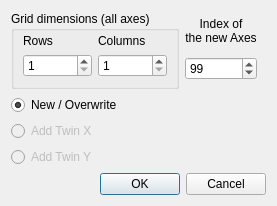
<?xml version="1.0" encoding="UTF-8"?>
<ui version="4.0">
 <class>AddAxesOptions</class>
 <widget class="QDialog" name="AddAxesOptions">
  <property name="geometry">
   <rect>
    <x>0</x>
    <y>0</y>
    <width>262</width>
    <height>197</height>
   </rect>
  </property>
  <property name="windowTitle">
   <string>Plo.Py - Add Axes</string>
  </property>
  <property name="modal">
   <bool>true</bool>
  </property>
  <layout class="QGridLayout" name="gridLayout_2" columnstretch="2,1">
   <item row="0" column="1">
    <widget class="QWidget" name="index_box" native="true">
     <layout class="QVBoxLayout" name="verticalLayout">
      <property name="leftMargin">
       <number>0</number>
      </property>
      <property name="topMargin">
       <number>0</number>
      </property>
      <item>
       <widget class="QLabel" name="index_label">
        <property name="text">
         <string>Index of
the new Axes</string>
        </property>
        <property name="alignment">
         <set>Qt::AlignCenter</set>
        </property>
       </widget>
      </item>
      <item>
       <widget class="QSpinBox" name="index">
        <property name="wrapping">
         <bool>true</bool>
        </property>
        <property name="minimum">
         <number>1</number>
        </property>
        <property name="maximum">
         <number>999</number>
        </property>
       </widget>
      </item>
     </layout>
    </widget>
   </item>
   <item row="0" column="0">
    <widget class="QGroupBox" name="dimensions_box">
     <property name="title">
      <string>Grid dimensions (all axes)</string>
     </property>
     <layout class="QGridLayout" name="gridLayout">
      <property name="topMargin">
       <number>3</number>
      </property>
      <item row="0" column="0">
       <widget class="QLabel" name="nrows_label">
        <property name="text">
         <string>Rows</string>
        </property>
       </widget>
      </item>
      <item row="0" column="1">
       <widget class="QLabel" name="ncols_label">
        <property name="text">
         <string>Columns</string>
        </property>
       </widget>
      </item>
      <item row="1" column="0">
       <widget class="QSpinBox" name="nrows">
        <property name="minimum">
         <number>1</number>
        </property>
       </widget>
      </item>
      <item row="1" column="1">
       <widget class="QSpinBox" name="ncols">
        <property name="minimum">
         <number>1</number>
        </property>
       </widget>
      </item>
     </layout>
    </widget>
   </item>
   <item row="5" column="0" colspan="2">
    <widget class="QDialogButtonBox" name="buttonBox">
     <property name="orientation">
      <enum>Qt::Horizontal</enum>
     </property>
     <property name="standardButtons">
      <set>QDialogButtonBox::Cancel|QDialogButtonBox::Ok</set>
     </property>
    </widget>
   </item>
   <item row="4" column="0">
    <spacer name="verticalSpacer">
     <property name="orientation">
      <enum>Qt::Vertical</enum>
     </property>
     <property name="sizeHint" stdset="0">
      <size>
       <width>20</width>
       <height>40</height>
      </size>
     </property>
    </spacer>
   </item>
   <item row="3" column="0" colspan="2">
    <widget class="QRadioButton" name="radio_twiny">
     <property name="enabled">
      <bool>false</bool>
     </property>
     <property name="text">
      <string>Add Twin Y</string>
     </property>
    </widget>
   </item>
   <item row="2" column="0" colspan="2">
    <widget class="QRadioButton" name="radio_twinx">
     <property name="enabled">
      <bool>false</bool>
     </property>
     <property name="text">
      <string>Add Twin X</string>
     </property>
    </widget>
   </item>
   <item row="1" column="0" colspan="2">
    <widget class="QRadioButton" name="radio_new">
     <property name="text">
      <string>New / Overwrite</string>
     </property>
     <property name="checked">
      <bool>true</bool>
     </property>
    </widget>
   </item>
  </layout>
 </widget>
 <tabstops>
  <tabstop>nrows</tabstop>
  <tabstop>ncols</tabstop>
  <tabstop>index</tabstop>
  <tabstop>radio_new</tabstop>
  <tabstop>radio_twinx</tabstop>
  <tabstop>radio_twiny</tabstop>
 </tabstops>
 <resources/>
 <connections>
  <connection>
   <sender>buttonBox</sender>
   <signal>accepted()</signal>
   <receiver>AddAxesOptions</receiver>
   <slot>accept()</slot>
   <hints>
    <hint type="sourcelabel">
     <x>257</x>
     <y>308</y>
    </hint>
    <hint type="destinationlabel">
     <x>157</x>
     <y>274</y>
    </hint>
   </hints>
  </connection>
  <connection>
   <sender>buttonBox</sender>
   <signal>rejected()</signal>
   <receiver>AddAxesOptions</receiver>
   <slot>reject()</slot>
   <hints>
    <hint type="sourcelabel">
     <x>291</x>
     <y>308</y>
    </hint>
    <hint type="destinationlabel">
     <x>286</x>
     <y>274</y>
    </hint>
   </hints>
  </connection>
 </connections>
</ui>
